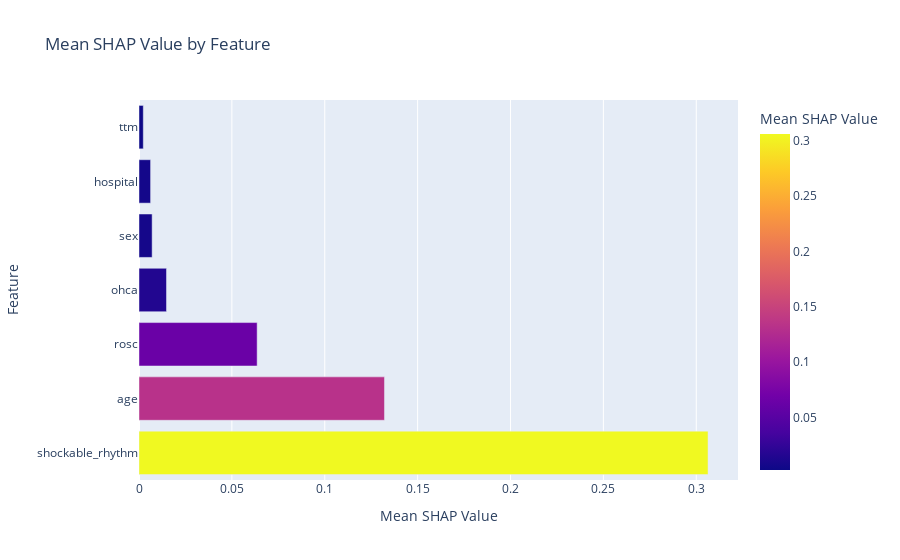

The notebook cell saved with this chart:
### Code cell
best_xgb_model = xgb_grid.best_estimator_

explainer = shap.TreeExplainer(best_xgb_model)

shap_values = explainer.shap_values(X_train_sample)
# Create an Explanation object, including feature names
explainer_values = shap.Explanation(
    values=shap_values,
    base_values=explainer.expected_value,
    data=X_train_sample,
    feature_names=X_train_sample.columns 
)
shap_df = pd.DataFrame(shap_values, columns=X_train_sample.columns)

# Calculate the mean absolute SHAP value for each feature
mean_shap_values = shap_df.abs().mean().sort_values(ascending=False)
mean_shap_df = mean_shap_values.reset_index()
mean_shap_df.columns = ['Feature', 'Mean SHAP Value']
fig = px.bar(
    mean_shap_df,
    x='Mean SHAP Value',
    y='Feature',
    title='Mean SHAP Value by Feature',
    orientation='h',  # horizontal bar chart
    labels={'Mean SHAP Value': 'Mean SHAP Value', 'Feature': 'Feature'},
    color='Mean SHAP Value',  # Color by SHAP value
    color_continuous_scale=px.colors.sequential.Plasma  # Choose a color scale
)

fig.show()

### Figure 1 — Plotly figure (JSON) as saved in the notebook; plotly's stock layout.template omitted (floating-point values rounded to 4 significant figures)
{"data": [{"alignmentgroup": "True", "hovertemplate": "Mean SHAP Value=%{marker.color}<br>Feature=%{y}<extra></extra>", "legendgroup": "", "marker": {"color": [0.3064, 0.1322, 0.06361, 0.01481, 0.007073, 0.006239, 0.002314], "coloraxis": "coloraxis", "pattern": {"shape": ""}}, "name": "", "offsetgroup": "", "orientation": "h", "showlegend": false, "textposition": "auto", "type": "bar", "x": [0.3064, 0.1322, 0.06361, 0.01481, 0.007073, 0.006239, 0.002314], "xaxis": "x", "y": ["shockable_rhythm", "age", "rosc", "ohca", "sex", "hospital", "ttm"], "yaxis": "y"}], "layout": {"barmode": "relative", "coloraxis": {"colorbar": {"title": {"text": "Mean SHAP Value"}}, "colorscale": [[0, "#0d0887"], [0.1111, "#46039f"], [0.2222, "#7201a8"], [0.3333, "#9c179e"], [0.4444, "#bd3786"], [0.5556, "#d8576b"], [0.6667, "#ed7953"], [0.7778, "#fb9f3a"], [0.8889, "#fdca26"], [1, "#f0f921"]]}, "legend": {"tracegroupgap": 0}, "title": {"text": "Mean SHAP Value by Feature"}, "xaxis": {"anchor": "y", "domain": [0, 1], "title": {"text": "Mean SHAP Value"}}, "yaxis": {"anchor": "x", "domain": [0, 1], "title": {"text": "Feature"}}}}
